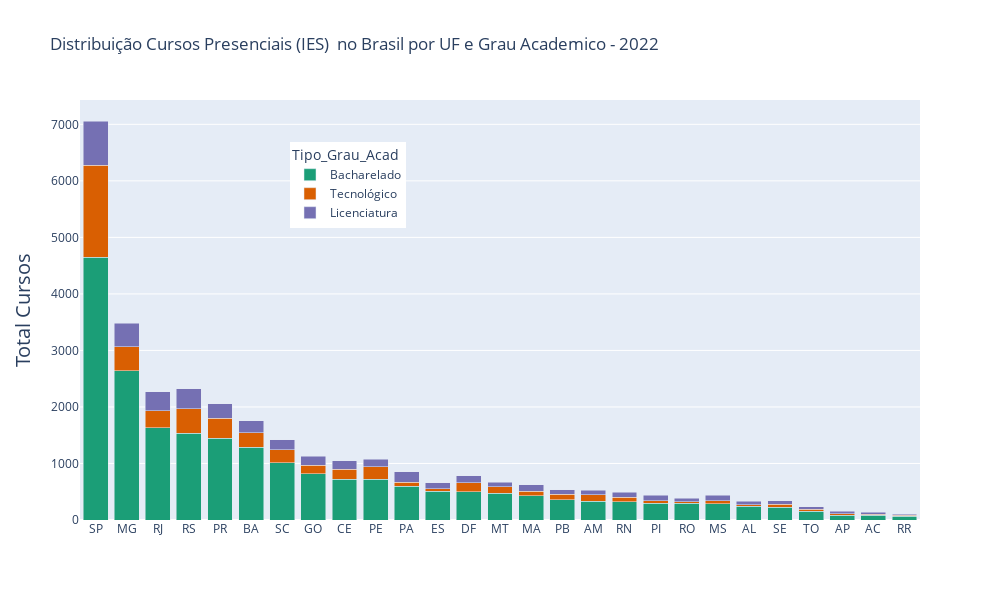

Notebook code for this chart:
### Code cell
fig = px.bar(distr_cursos_uf_ga.sort_values(by='Total_Cursos', ascending=False),
             x='SG_UF', 
             y='Total_Cursos', 
             color='Tipo_Grau_Acad',
             color_discrete_sequence=px.colors.qualitative.Dark2,
             barmode = 'stack', #stack=empilhado; group=barras separadas
             width=1000, height=600,
             title='Distribuição Cursos Presenciais (IES)  no Brasil por UF e Grau Academico - 2022',
             hover_data = {'SG_UF','Tipo_Grau_Acad','Total_Cursos',
                           'Total_Cursos_p'})
fig.update_layout(yaxis=dict(title='Total Cursos', titlefont_size=20, tickfont_size=12),
                  xaxis=dict(title=''),      # remover titulo no eixo x
                  legend=dict(x=0.25,y=0.9)) # deslocar legenda para dentro do plot
fig.show()

### Figure 1 — Plotly figure (JSON) as saved in the notebook; plotly's stock layout.template omitted (floating-point values rounded to 4 significant figures)
{"data": [{"alignmentgroup": "True", "customdata": [[65.89, "Bacharelado"], [75.98, "Bacharelado"], [72.14, "Bacharelado"], [66.24, "Bacharelado"], [70.48, "Bacharelado"], [73.47, "Bacharelado"], [71, "Bacharelado"], [72.16, "Bacharelado"], [69.25, "Bacharelado"], [66.95, "Bacharelado"], [69.84, "Bacharelado"], [77.61, "Bacharelado"], [64.19, "Bacharelado"], [70.96, "Bacharelado"], [68.69, "Bacharelado"], [66.54, "Bacharelado"], [62.81, "Bacharelado"], [67.15, "Bacharelado"], [68.65, "Bacharelado"], [76.36, "Bacharelado"], [65.23, "Bacharelado"], [72.07, "Bacharelado"], [65.79, "Bacharelado"], [65.4, "Bacharelado"], [54.09, "Bacharelado"], [60.9, "Bacharelado"], [63.21, "Bacharelado"]], "hovertemplate": "Tipo_Grau_Acad=%{customdata[1]}<br>SG_UF=%{x}<br>Total_Cursos=%{y}<br>Total_Cursos_p=%{customdata[0]}<extra></extra>", "legendgroup": "Bacharelado", "marker": {"color": "rgb(27,158,119)", "pattern": {"shape": ""}}, "name": "Bacharelado", "offsetgroup": "Bacharelado", "orientation": "v", "showlegend": true, "textposition": "auto", "type": "bar", "x": ["SP", "MG", "RJ", "RS", "PR", "BA", "SC", "GO", "CE", "PE", "PA", "ES", "DF", "MT", "MA", "PB", "AM", "RN", "PI", "RO", "MS", "AL", "SE", "TO", "AP", "AC", "RR"], "xaxis": "x", "y": [4651, 2644, 1634, 1536, 1447, 1288, 1011, 814, 723, 719, 595, 513, 502, 474, 430, 356, 331, 327, 300, 294, 287, 240, 225, 155, 86, 81, 67], "yaxis": "y"}, {"alignmentgroup": "True", "customdata": [[23.01, "Tecnológico"], [18.5, "Tecnológico"], [11.98, "Tecnológico"], [17.15, "Tecnológico"], [13.38, "Tecnológico"], [14.49, "Tecnológico"], [16.43, "Tecnológico"], [21.04, "Tecnológico"], [17.15, "Tecnológico"], [20.46, "Tecnológico"], [13.39, "Tecnológico"], [22.58, "Tecnológico"], [16.47, "Tecnológico"], [18.32, "Tecnológico"], [16.22, "Tecnológico"], [11.98, "Tecnológico"], [8.57, "Tecnológico"], [12.27, "Tecnológico"], [14.62, "Tecnológico"], [10.3, "Tecnológico"], [5.45, "Tecnológico"], [13.92, "Tecnológico"], [9.61, "Tecnológico"], [8.31, "Tecnológico"], [15.09, "Tecnológico"], [12.78, "Tecnológico"], [13.21, "Tecnológico"]], "hovertemplate": "Tipo_Grau_Acad=%{customdata[1]}<br>SG_UF=%{x}<br>Total_Cursos=%{y}<br>Total_Cursos_p=%{customdata[0]}<extra></extra>", "legendgroup": "Tecnológico", "marker": {"color": "rgb(217,95,2)", "pattern": {"shape": ""}}, "name": "Tecnológico", "offsetgroup": "Tecnológico", "orientation": "v", "showlegend": true, "textposition": "auto", "type": "bar", "x": ["SP", "RS", "MG", "PR", "RJ", "BA", "SC", "PE", "CE", "DF", "GO", "AM", "MT", "PB", "RN", "MA", "PA", "MS", "SE", "PI", "ES", "TO", "AL", "RO", "AP", "AC", "RR"], "xaxis": "x", "y": [1624, 429, 417, 352, 303, 254, 234, 226, 179, 160, 151, 119, 110, 98, 79, 75, 73, 54, 50, 45, 36, 33, 32, 32, 24, 17, 14], "yaxis": "y"}, {"alignmentgroup": "True", "customdata": [[11.11, "Licenciatura"], [12.04, "Licenciatura"], [15.27, "Licenciatura"], [14.48, "Licenciatura"], [12.37, "Licenciatura"], [12.04, "Licenciatura"], [21.6, "Licenciatura"], [12.57, "Licenciatura"], [14.45, "Licenciatura"], [13.6, "Licenciatura"], [12.01, "Licenciatura"], [19.33, "Licenciatura"], [15.35, "Licenciatura"], [16.94, "Licenciatura"], [22.5, "Licenciatura"], [21.05, "Licenciatura"], [12.57, "Licenciatura"], [16.63, "Licenciatura"], [15.14, "Licenciatura"], [14.61, "Licenciatura"], [19.59, "Licenciatura"], [18.32, "Licenciatura"], [15.32, "Licenciatura"], [30.82, "Licenciatura"], [20.68, "Licenciatura"], [26.32, "Licenciatura"], [23.58, "Licenciatura"]], "hovertemplate": "Tipo_Grau_Acad=%{customdata[1]}<br>SG_UF=%{x}<br>Total_Cursos=%{y}<br>Total_Cursos_p=%{customdata[0]}<extra></extra>", "legendgroup": "Licenciatura", "marker": {"color": "rgb(117,112,179)", "pattern": {"shape": ""}}, "name": "Licenciatura", "offsetgroup": "Licenciatura", "orientation": "v", "showlegend": true, "textposition": "auto", "type": "bar", "x": ["SP", "MG", "RS", "RJ", "PR", "BA", "PA", "SC", "GO", "CE", "PE", "MA", "DF", "ES", "MS", "PI", "MT", "RN", "PB", "AM", "SE", "AL", "RO", "AP", "TO", "AC", "RR"], "xaxis": "x", "y": [784, 419, 354, 328, 254, 211, 184, 179, 163, 142, 129, 121, 120, 112, 99, 92, 84, 81, 81, 77, 67, 61, 59, 49, 49, 35, 25], "yaxis": "y"}], "layout": {"barmode": "stack", "height": 600, "legend": {"title": {"text": "Tipo_Grau_Acad"}, "tracegroupgap": 0, "x": 0.25, "y": 0.9}, "title": {"text": "Distribuição Cursos Presenciais (IES)  no Brasil por UF e Grau Academico - 2022"}, "width": 1000, "xaxis": {"anchor": "y", "autorange": true, "domain": [0, 1], "range": [-0.5, 26.5], "title": {"text": ""}, "type": "category"}, "yaxis": {"anchor": "x", "autorange": true, "domain": [0, 1], "range": [0, 7431.0], "tickfont": {"size": 12}, "title": {"font": {"size": 20}, "text": "Total Cursos"}, "type": "linear"}}}
